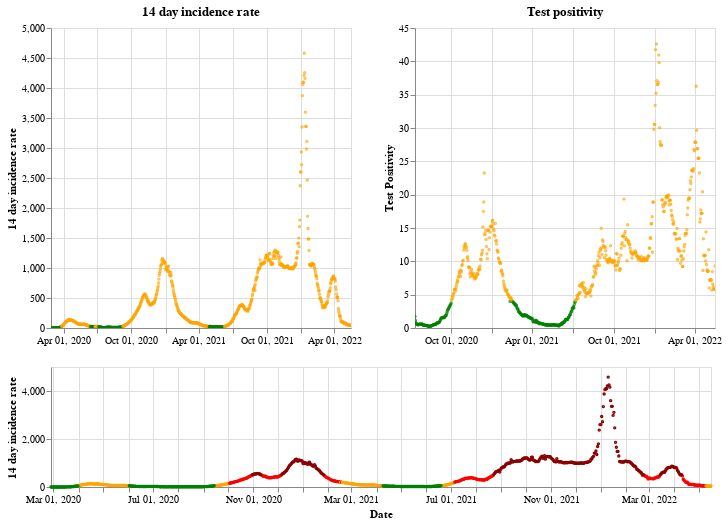

Here is the notebook cell this chart was saved with:
### Markdown cell above
## Wales

### Code cell
plot_traffic_light('Wales')

### Figure 1 — Vega-Lite specification as saved in the notebook (floating-point values rounded to 4 significant figures; data arrays with more than 128 entries replaced by an {"elided": "..."} marker saying what was removed)
{"config": {"view": {"continuousWidth": 400, "continuousHeight": 300}}, "vconcat": [{"hconcat": [{"mark": {"type": "point", "size": 2}, "encoding": {"color": {"condition": {"value": "green", "test": "(datum.twoWeeklyCasesRate <= 25)"}, "value": "orange"}, "tooltip": [{"type": "nominal", "field": "areaName"}, {"type": "temporal", "field": "date"}, {"type": "quantitative", "field": "twoWeeklyCasesRate"}, {"type": "quantitative", "field": "testPositivity"}], "x": {"type": "temporal", "axis": {"title": ""}, "field": "date", "scale": {"domain": {"selection": "DateBrush"}}, "timeUnit": "yearmonthdate"}, "y": {"type": "quantitative", "axis": {"title": "14 day incidence rate"}, "field": "twoWeeklyCasesRate"}}, "title": "14 day incidence rate", "width": 300}, {"mark": {"type": "point", "size": 2}, "encoding": {"color": {"condition": {"value": "green", "test": "(datum.testPositivity <= 4)"}, "value": "orange"}, "tooltip": [{"type": "nominal", "field": "areaName"}, {"type": "temporal", "field": "date"}, {"type": "quantitative", "field": "twoWeeklyCasesRate"}, {"type": "quantitative", "field": "testPositivity"}], "x": {"type": "temporal", "axis": {"title": ""}, "field": "date", "scale": {"domain": {"selection": "DateBrush"}}, "timeUnit": "yearmonthdate"}, "y": {"type": "quantitative", "axis": {"title": "Test Positivity"}, "field": "testPositivity"}}, "title": "Test positivity", "width": 300}]}, {"layer": [{"mark": {"type": "point", "size": 2}, "encoding": {"color": {"condition": {"value": "orange", "test": "(((datum.testPositivity < 4) && (datum.twoWeeklyCasesRate >= 50)) && (datum.twoWeeklyCasesRate < 200))"}, "value": "red"}, "opacity": {"condition": {"value": 1, "test": "((datum.twoWeeklyCasesRate >= 50) && (datum.twoWeeklyCasesRate < 500))"}, "value": 0}, "tooltip": [{"type": "nominal", "field": "areaName"}, {"type": "temporal", "field": "date"}, {"type": "quantitative", "field": "twoWeeklyCasesRate"}, {"type": "quantitative", "field": "testPositivity"}], "x": {"type": "temporal", "axis": {"title": "Date"}, "field": "date", "timeUnit": "yearmonthdate"}, "y": {"type": "quantitative", "axis": {"title": "14 day incidence rate"}, "field": "twoWeeklyCasesRate"}}, "selection": {"DateBrush": {"type": "interval", "encodings": ["x"], "fields": ["Time"]}}}, {"mark": {"type": "point", "size": 2}, "encoding": {"color": {"value": "darkred"}, "opacity": {"condition": {"value": 1, "test": "(datum.twoWeeklyCasesRate >= 500)"}, "value": 0}, "tooltip": [{"type": "nominal", "field": "areaName"}, {"type": "temporal", "field": "date"}, {"type": "quantitative", "field": "twoWeeklyCasesRate"}, {"type": "quantitative", "field": "testPositivity"}], "x": {"type": "temporal", "axis": {"title": "Date"}, "field": "date", "timeUnit": "yearmonthdate"}, "y": {"type": "quantitative", "axis": {"title": "14 day incidence rate"}, "field": "twoWeeklyCasesRate"}}}, {"mark": {"type": "point", "size": 2}, "encoding": {"color": {"condition": {"value": "green", "test": "((datum.testPositivity < 4) && (datum.twoWeeklyCasesRate < 50))"}, "value": "orange"}, "opacity": {"condition": {"value": 1, "test": "(datum.twoWeeklyCasesRate < 50)"}, "value": 0}, "tooltip": [{"type": "nominal", "field": "areaName"}, {"type": "temporal", "field": "date"}, {"type": "quantitative", "field": "twoWeeklyCasesRate"}, {"type": "quantitative", "field": "testPositivity"}], "x": {"type": "temporal", "axis": {"title": "Date"}, "field": "date", "timeUnit": "yearmonthdate"}, "y": {"type": "quantitative", "axis": {"title": "14 day incidence rate"}, "field": "twoWeeklyCasesRate"}}}], "height": 120, "width": 660}], "data": {"name": "data-cea35e25ebef1dbdf221099482d55653"}, "$schema": "https://vega.github.io/schema/vega-lite/v4.8.1.json", "datasets": {"data-cea35e25ebef1dbdf221099482d55653": {"elided": "810 records"}}}
